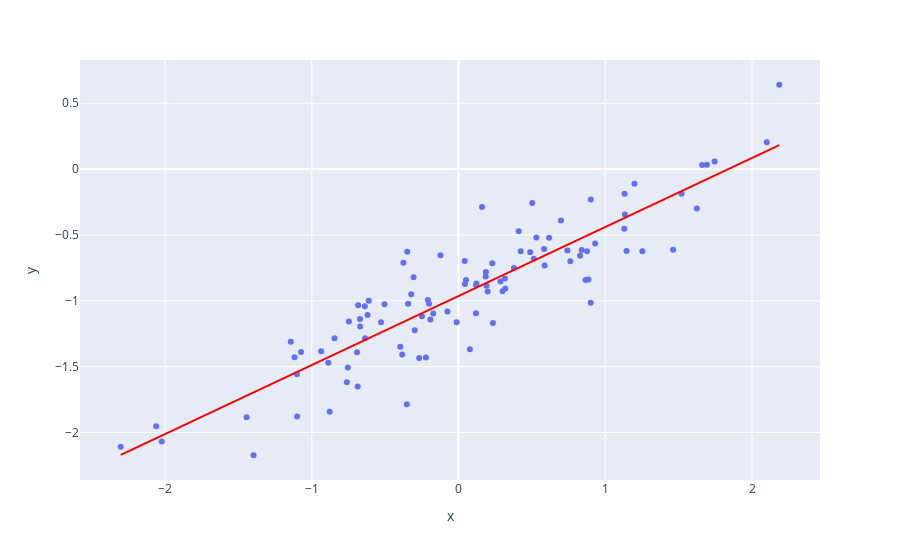

This figure's notebook cell:
### Markdown cell above
d) and f)

### Code cell
px.scatter(x=x, y=y, trendline="ols", trendline_color_override="red")
